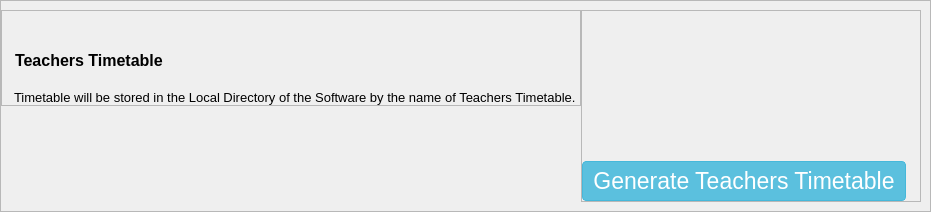
            <widget class="QWidget" name="teachers_timetable_page">
             <layout class="QHBoxLayout" name="horizontalLayout_70">
              <property name="spacing">
               <number>0</number>
              </property>
              <property name="leftMargin">
               <number>0</number>
              </property>
              <property name="topMargin">
               <number>0</number>
              </property>
              <property name="rightMargin">
               <number>0</number>
              </property>
              <property name="bottomMargin">
               <number>0</number>
              </property>
              <item>
               <widget class="QFrame" name="frame_73">
                <property name="frameShape">
                 <enum>QFrame::StyledPanel</enum>
                </property>
                <property name="frameShadow">
                 <enum>QFrame::Raised</enum>
                </property>
                <layout class="QHBoxLayout" name="horizontalLayout_71">
                 <property name="spacing">
                  <number>0</number>
                 </property>
                 <property name="leftMargin">
                  <number>0</number>
                 </property>
                 <property name="topMargin">
                  <number>9</number>
                 </property>
                 <property name="rightMargin">
                  <number>9</number>
                 </property>
                 <property name="bottomMargin">
                  <number>9</number>
                 </property>
                 <item alignment="Qt::AlignTop">
                  <widget class="QFrame" name="frame_74">
                   <property name="styleSheet">
                    <string notr="true">padding-top: 20px;</string>
                   </property>
                   <property name="frameShape">
                    <enum>QFrame::StyledPanel</enum>
                   </property>
                   <property name="frameShadow">
                    <enum>QFrame::Raised</enum>
                   </property>
                   <layout class="QVBoxLayout" name="verticalLayout_30">
                    <property name="spacing">
                     <number>0</number>
                    </property>
                    <property name="topMargin">
                     <number>0</number>
                    </property>
                    <property name="rightMargin">
                     <number>0</number>
                    </property>
                    <property name="bottomMargin">
                     <number>0</number>
                    </property>
                    <item>
                     <widget class="QLabel" name="label_20">
                      <property name="font">
                       <font>
                        <family>Arial</family>
                        <pointsize>12</pointsize>
                        <weight>75</weight>
                        <bold>true</bold>
                       </font>
                      </property>
                      <property name="text">
                       <string>Teachers Timetable</string>
                      </property>
                     </widget>
                    </item>
                    <item>
                     <widget class="QLabel" name="label_21">
                      <property name="font">
                       <font>
                        <family>Arial</family>
                        <pointsize>10</pointsize>
                       </font>
                      </property>
                      <property name="text">
                       <string>Timetable will be stored in the Local Directory of the Software by the name of Teachers Timetable.</string>
                      </property>
                     </widget>
                    </item>
                   </layout>
                  </widget>
                 </item>
                 <item alignment="Qt::AlignTop">
                  <widget class="QFrame" name="frame_75">
                   <property name="styleSheet">
                    <string notr="true">padding-right: 5px;
padding-top: 150px;</string>
                   </property>
                   <property name="frameShape">
                    <enum>QFrame::StyledPanel</enum>
                   </property>
                   <property name="frameShadow">
                    <enum>QFrame::Raised</enum>
                   </property>
                   <layout class="QHBoxLayout" name="horizontalLayout_72">
                    <property name="spacing">
                     <number>0</number>
                    </property>
                    <property name="leftMargin">
                     <number>0</number>
                    </property>
                    <property name="topMargin">
                     <number>0</number>
                    </property>
                    <property name="bottomMargin">
                     <number>0</number>
                    </property>
                    <item alignment="Qt::AlignRight">
                     <widget class="QPushButton" name="generate_teachers_timetable">
                      <property name="styleSheet">
                       <string notr="true">QPushButton
{
 display: inline-block;
  padding: 6px 10px;
  margin-bottom: 0;
  font-size: 23px;
  font-weight: normal;
  line-height: 1.42857143;
  text-align: center;
  white-space: nowrap;
  vertical-align: middle;
  -ms-touch-action: manipulation;
      touch-action: manipulation;
  cursor: pointer;
  -webkit-user-select: none;
     -moz-user-select: none;
      -ms-user-select: none;
          user-select: none;
  background-image: none;
  border: 1px solid transparent;
  border-radius: 4px;
color: #fff;
  background-color: #5bc0de;
  border-color: #46b8da;
}


:hover
{
 color: #fff;
  background-color: #31b0d5;
  border-color: #269abc;
}
</string>
                      </property>
                      <property name="text">
                       <string>Generate Teachers Timetable</string>
                      </property>
                     </widget>
                    </item>
                   </layout>
                  </widget>
                 </item>
                </layout>
               </widget>
              </item>
             </layout>
            </widget>
